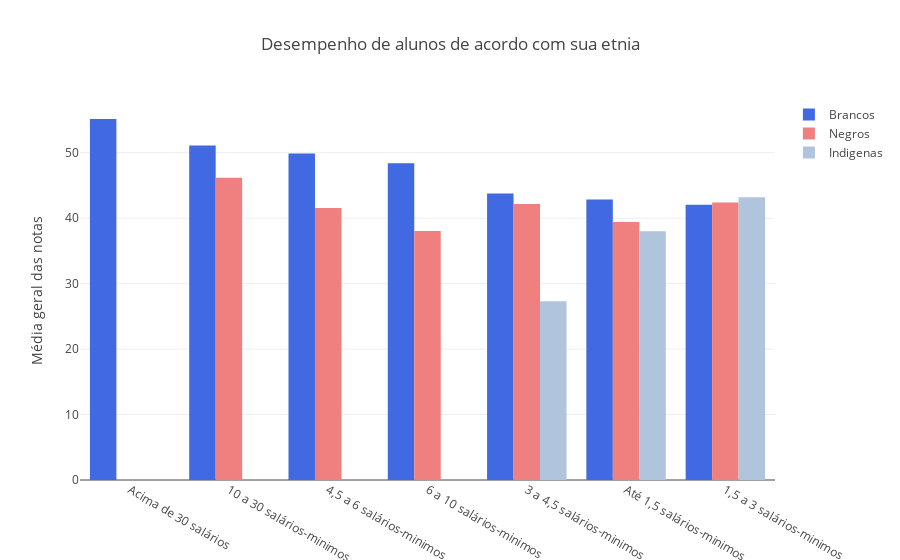

Write notebook code for a chart like this one.
### Markdown cell above
### De acordo com as características socioeconômicas do aluno relacionando com sua raça: Qual é o desempenho na prova do enade  Nota bruta geral total e se a diferença entre as minorias e os brancos

### Code cell
dados_nordeste_brancos = dados_nordeste[dados_nordeste["QE_I02"]=="A"]
dados_nordeste_brancos = dados_nordeste_brancos[dados_nordeste_brancos["QE_I08_Convertido"] != "Não informado"]
order_brancos = pd.DataFrame(dados_nordeste_brancos.groupby('QE_I08_Convertido')['NT_GER'].mean()).reset_index(
        ).sort_values(by='NT_GER', ascending=False)

dados_nordeste_afros = dados_nordeste[dados_nordeste["QE_I02"]=="B"]
dados_nordeste_afros = dados_nordeste_afros[dados_nordeste_afros["QE_I08_Convertido"] != "Não informado"]
order_afros = pd.DataFrame(dados_nordeste_afros.groupby('QE_I08_Convertido')['NT_GER'].mean()).reset_index(
        ).sort_values(by='NT_GER', ascending=False)

dados_nordeste_indigenas = dados_nordeste[dados_nordeste["QE_I02"]=="E"]
dados_nordeste_indigenas = dados_nordeste_indigenas[dados_nordeste_indigenas["QE_I08_Convertido"] != "Não informado"]
order_indigenas = pd.DataFrame(dados_nordeste_indigenas.groupby('QE_I08_Convertido')['NT_GER'].mean()).reset_index(
        ).sort_values(by='NT_GER', ascending=False)

layout = go.Layout(
    title=go.layout.Title(
        text='Desempenho de alunos de acordo com sua etnia',
        x=0.5
    ),
    yaxis=go.layout.YAxis(
        title=go.layout.yaxis.Title(
            text='Média geral das notas',
            )
    ))

fig = go.Figure(layout=layout)
fig.add_trace(go.Bar(
            x=order_brancos["QE_I08_Convertido"],
            y=order_brancos["NT_GER"],
            marker_color="#4169E1",
            name="Brancos"
    ))

fig.add_trace(go.Bar(
            x=order_afros["QE_I08_Convertido"],
            y=order_afros["NT_GER"],
            marker_color="#F08080",
            name="Negros"
    ))
fig.add_trace(go.Bar(
            x=order_indigenas["QE_I08_Convertido"],
            y=order_indigenas["NT_GER"],
            marker_color="#B0C4DE",
            name="Indigenas"
    ))
iplot(fig)

### Figure 1 — Plotly figure (JSON) as saved in the notebook; plotly's stock layout.template omitted (floating-point values rounded to 4 significant figures)
{"data": [{"marker": {"color": "#4169E1"}, "name": "Brancos", "type": "bar", "uid": "de5509fe-bfa0-4f35-8021-0844f93eeebc", "x": ["Acima de 30 salários", "10 a 30 salários-minimos", "4,5 a 6 salários-minimos", "6 a 10 salários-minimos", "3 a 4,5 salários-minimos", "Até 1,5 salários-minimos", "1,5 a 3 salários-minimos"], "y": [55.16, 51.12, 49.87, 48.39, 43.77, 42.84, 42.07]}, {"marker": {"color": "#F08080"}, "name": "Negros", "type": "bar", "uid": "55130c7d-040d-40ad-9189-1421e7389d2d", "x": ["10 a 30 salários-minimos", "1,5 a 3 salários-minimos", "3 a 4,5 salários-minimos", "4,5 a 6 salários-minimos", "Até 1,5 salários-minimos", "6 a 10 salários-minimos"], "y": [46.18, 42.39, 42.17, 41.57, 39.42, 38.04]}, {"marker": {"color": "#B0C4DE"}, "name": "Indigenas", "type": "bar", "uid": "f8b08b75-649d-4303-a38b-846577fe7dd3", "x": ["1,5 a 3 salários-minimos", "Até 1,5 salários-minimos", "3 a 4,5 salários-minimos"], "y": [43.2, 38, 27.3]}], "layout": {"title": {"text": "Desempenho de alunos de acordo com sua etnia", "x": 0.5}, "yaxis": {"title": {"text": "Média geral das notas"}}}}
